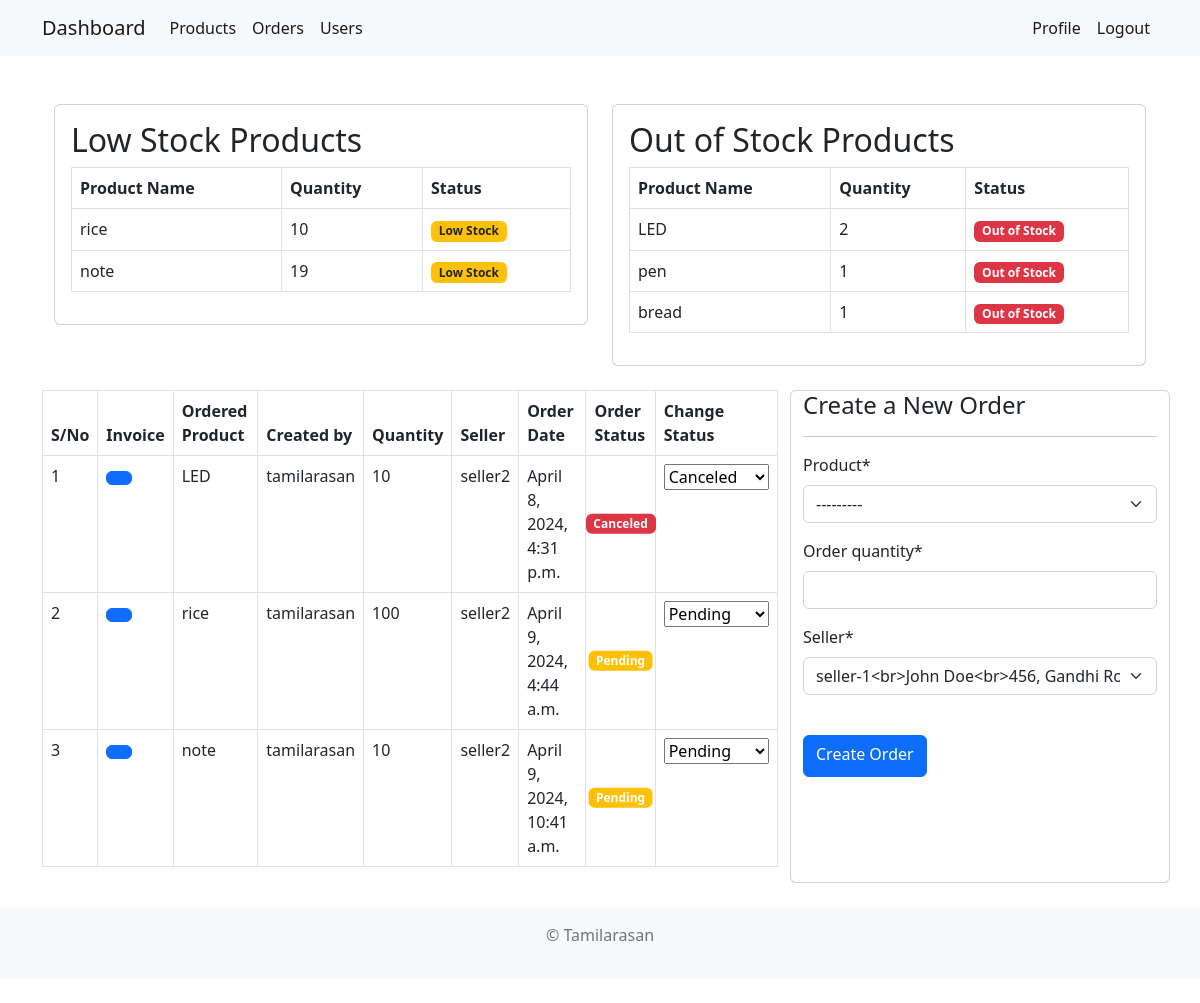
The app's page /orders/ (signed in), older data.
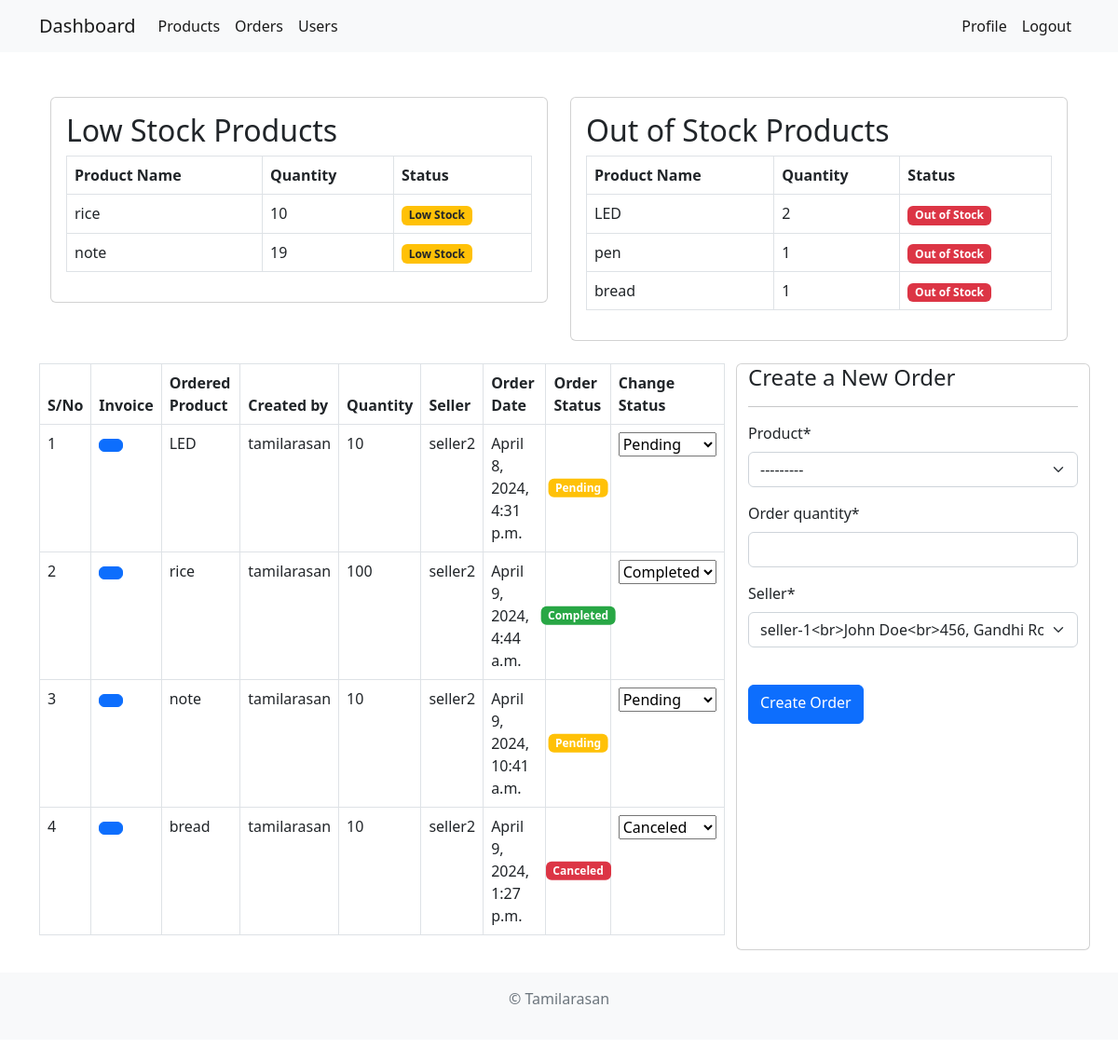
The same page, newer data.
### inventory/models.py (models this page shows, shortened)
class Product(models.Model):
    name = models.CharField(max_length=100, null=True)
    category = models.CharField(max_length=20, choices=CATEGORY, null=True)
    quantity = models.PositiveIntegerField(null=True)
    description = models.CharField(max_length=200, null=True)
    price = models.DecimalField(max_digits=10, decimal_places=2)
    def __str__(self) -> str:
        return self.name

class Order(models.Model):
    ORDER_STATUS_CHOICES = [
        ('pending', 'Pending'),
        ('completed', 'Completed'),
        ('canceled', 'Canceled'),
    ]
    INVOICE_STATUS_CHOICES = [
        ('not_generated', 'Not Generated'),
        ('generated', 'Generated'),
    ]
    product = models.ForeignKey(Product, on_delete=models.CASCADE, null=True)
    created_by = models.ForeignKey(User, on_delete=models.CASCADE, null=True)
    order_quantity = models.PositiveIntegerField(null=True)
    date = models.DateTimeField(auto_now_add=True)
    seller_choices = [
        ('seller1', 'seller-1<br>John Doe<br>456, Gandhi Road,<br>Anna Nagar,<br>Chennai - 600001,<br>Tamil Nadu, India.'),
        ('seller2', 'seller-2<br>Jane Doe<br>789, Marina Road,<br>Madipakkam,<br>Chennai - 600002,<br>Tamil Nadu, India.'),
        ('seller3', 'seller-3<br>John Smith<br>123, Mount Road,<br>Tambaram,<br>Chennai - 600003,<br>Tamil Nadu, India.'),
    ]
    seller = models.CharField(max_length=10, choices=seller_choices, default='seller1')
    order_status = models.CharField(max_length=20, choices=ORDER_STATUS_CHOICES, default='pending')
    invoice_status = models.CharField(max_length=20, choices=INVOICE_STATUS_CHOICES, default='not_generated')
    order_id = models.CharField(max_length=4, unique=True)

### inventory/views.py (the view)
# urls.py: path('orders/', views.orders, name='orders'),
@login_required
def orders(request):
    orders = Order.objects.all()
    low_stock_products = Product.objects.filter(quantity__gt=2, quantity__lte=20)
    out_of_stock_products = Product.objects.filter(quantity__lte=2)
    if request.method == 'POST':
        form = OrderForm(request.POST)
        if form.is_valid():
            product_id = form.cleaned_data['product'].id
            quantity = form.cleaned_data['order_quantity']
            product = Product.objects.get(id=product_id)
            total_cost = product.price * quantity
            order_instance = form.save(commit=False)
            order_instance.created_by = request.user
            order_instance.total_cost = total_cost
            order_instance.save()
            return redirect('orders')  # Redirect to the same page after successful form submission
    else:
        form = OrderForm()
    context = {
        "title": "Orders",
        "orders": orders,
        "form": form,
        "low_stock_products": low_stock_products,
        "out_of_stock_products": out_of_stock_products
    }
    return render(request, 'inventory/orders.html', context)

### inventory/forms.py
class OrderForm(forms.ModelForm):
    class Meta:
        model = Order
        fields = ['product', 'order_quantity','seller']

### inventory/templates/inventory/orders.html (shortened to what the changed rows need)
{% extends 'inventory/base.html' %}
{% load crispy_forms_tags %}
{% block content %}
<br>
<br>
<div class="container">
  <div class="container">
    <div class="row">
      <div class="col-md-6 mb-4">
        <div class="card">
          <div class="card-body">
            <h2 class="card-title">Low Stock Products</h2>
            <div class="table-responsive">
              <table class="table table-bordered">
                <thead>
                  <tr>
                    <th>Product Name</th>
                    <th>Quantity</th>
                    <th>Status</th>
                  </tr>
                </thead>
                <tbody>
                  {% for product in low_stock_products %}
                  <tr>
                    <td>{{ product.name }}</td>
                    <td>{{ product.quantity }}</td>
                    <td><span class="badge bg-warning text-dark">Low Stock</span></td>
                  </tr>
                  {% endfor %}
                </tbody>
              </table>
            </div>
          </div>
        </div>
      </div>
      <div class="col-md-6 mb-4">
        <div class="card">
          <div class="card-body">
            <h2 class="card-title">Out of Stock Products</h2>
            <div class="table-responsive">
              <table class="table table-bordered">
                <thead>
                  <tr>
                    <th>Product Name</th>
                    <th>Quantity</th>
                    <th>Status</th>
                  </tr>
                </thead>
                <tbody>
                  {% for product in out_of_stock_products %}
                  <tr>
                    <td>{{ product.name }}</td>
                    <td>{{ product.quantity }}</td>
                    <td><span class="badge bg-danger">Out of Stock</span></td>
                  </tr>
                  {% endfor %}
                </tbody>
              </table>
            </div>
          </div>
        </div>
      </div>
    </div>
  </div>
</div>
<div class="container">
  <div class="row ">
    <div class="col-md-8 table-responsive ">
      <table class="table table-bordered">
        <thead>
          <tr>
            <th scope="col">S/No</th>
            <th scope="col">Invoice</th>
            <th scope="col">Ordered Product</th>
            <th scope="col">Created by</th>
            <th scope="col">Quantity</th>
            <th scope="col">Seller</th>
            <th scope="col">Order Date</th>
            <th scope="col">Order Status</th>
            <th scope="col">Change Status</th>
          </tr>
        </thead>
        <tbody>
          {% for order in orders %}
          <tr class="order-row" data-order-id="{{ order.id }}">
            <td>{{ forloop.counter }}</td>
            <td>
              <button type="button" class="btn btn-primary">
              </button>
            </td>
            <td>{{ order.product }}</td>
            <td>{{ order.created_by.username }}</td>
            <td>{{ order.order_quantity }}</td>
            <td title="{% if order.seller == 'seller1' %}Seller 1 - Address 1{% elif order.seller == 'seller2' %}Seller 2 - Address 2{% elif order.seller == 'seller3' %}Seller 3 - Address 3{% endif %}">
              {{ order.seller }}
            </td>
            <td>{{ order.date }}</td>
            <td class=" order_status_td">
                <div class="order-status-os_t statusbox badge">
                  {{ order.get_order_status_display }}
                </div>
            </td>
            <td>
              <select class="order-status-select">
                {% for status in order.ORDER_STATUS_CHOICES %}
                    <option value="{{ status.0 }}" {% if order.order_status == status.0 %}selected{% endif %}>{{ status.1 }}</option>
                {% endfor %}
            </select>
            </td>
          </tr>
          {% endfor %}
        </tbody>
      </table>
    </div>
  </div>
</div>
{% endblock %}

Row changes from the older to the newer data that the page shows:
changed Order "April 8, 2024, 4:31 p.m.": order_status "Canceled" → "Pending"
changed Order "rice": order_status "Pending" → "Completed"
added Order: product "bread", created_by.username "tamilarasan", order_quantity "10", seller "seller2", date "April 9, 2024, 1:27 p.m.", order_status "Canceled"
